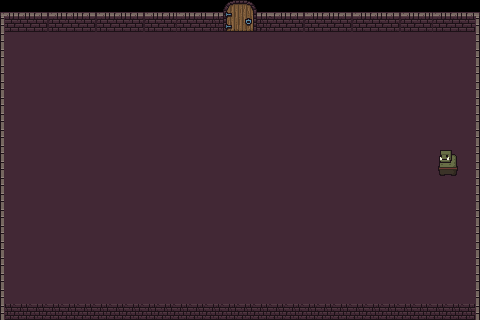

This is a level from a 2D game, rendered from its Tiled map with the project's own tilesets. A one-line summary and the map file follow, with tile-layer data summarised:
An orthogonal 30x20 tile map with 16x16 px tiles, 5 tile layers (Piso, Objetos del piso, Paredes, Borde, ...), 4 tilesets and 10 objects.

<map version="1.10" tiledversion="1.11.2" orientation="orthogonal" renderorder="right-down" width="30" height="20" tilewidth="16" tileheight="16" infinite="0" nextlayerid="18" nextobjectid="39">
 <tileset firstgid="1" source="../../tiled_mapa2/Tiled_files/Ground_rocks.tsx" />
 <tileset firstgid="2263" source="../../tiled_mapa2/Tiled_files/Objects_animated3.tsx" />
 <tileset firstgid="3979" source="../../tiled_mapa2/Tiled_files/Objects.tsx" />
 <tileset firstgid="7579" source="texturas.tsx" />
 <layer id="1" name="Piso" width="30" height="20">
  <data>[600 cells, 570 non-empty, 1 distinct tile ids]</data>
 </layer>
 <layer id="6" name="Objetos del piso" width="30" height="20">
  <data>[600 cells, 5 non-empty, 5 distinct tile ids]</data>
 </layer>
 <layer id="5" name="Paredes" width="30" height="20">
  <data>[600 cells, 120 non-empty, 9 distinct tile ids]</data>
 </layer>
 <layer id="15" name="Borde" width="30" height="20">
  <data>[600 cells, 38 non-empty, 2 distinct tile ids]</data>
 </layer>
 <layer id="16" name="Puerta" width="30" height="20">
  <data>[600 cells, 8 non-empty, 8 distinct tile ids]</data>
 </layer>
 <objectgroup id="7" name="colisiones">
  <properties>
   <property name="colision" type="bool" value="true" />
  </properties>
  <object id="16" x="0.68872" y="11.1293" width="226.372" height="9.0549">
   <properties>
    <property name="colision" type="bool" value="true" />
   </properties>
  </object>
  <object id="17" x="260.437" y="10.7849" width="218.525" height="10.2622">
   <properties>
    <property name="colision" type="bool" value="true" />
   </properties>
  </object>
  <object id="18" x="-1.72592" y="8.62548" width="7.24392" height="315.11">
   <properties>
    <property name="colision" type="bool" value="true" />
   </properties>
  </object>
  <object id="19" x="4.22562" y="305.014" width="477.495" height="15.0915">
   <properties>
    <property name="colision" type="bool" value="true" />
   </properties>
  </object>
  <object id="20" x="475.08" y="-3.0183" width="8.45124" height="336.238">
   <properties>
    <property name="colision" type="bool" value="true" />
   </properties>
  </object>
  <object id="35" x="442.699" y="153.175" width="10.787" height="19.4166">
   <properties>
    <property name="nombre" value="ogrini" />
    <property name="tipo" value="tienda" />
   </properties>
  </object>
  <object id="37" x="221.25" y="11.5833" width="41.9583" height="3.625">
   <properties>
    <property name="colision" type="bool" value="true" />
   </properties>
  </object>
 </objectgroup>
 <objectgroup id="9" name="spawns">
  <object id="30" x="48.3259" y="274.422">
   <properties>
    <property name="name" value="spawn_centro" />
    <property name="sala_id" value="sala4" />
   </properties>
   <point />
  </object>
 </objectgroup>
 <objectgroup id="10" name="transiciones">
  <object id="34" x="236.491" y="0.4074" width="7.7314" height="5.449">
   <properties>
    <property name="destino" value="sala5" />
   </properties>
  </object>
 </objectgroup>
 <objectgroup id="17" name="puertas">
  <object id="38" x="224" y="0" width="32" height="32">
   <properties>
    <property name="capa" value="Puerta" />
    <property name="tipo" value="puerta" />
   </properties>
  </object>
 </objectgroup>
</map>
